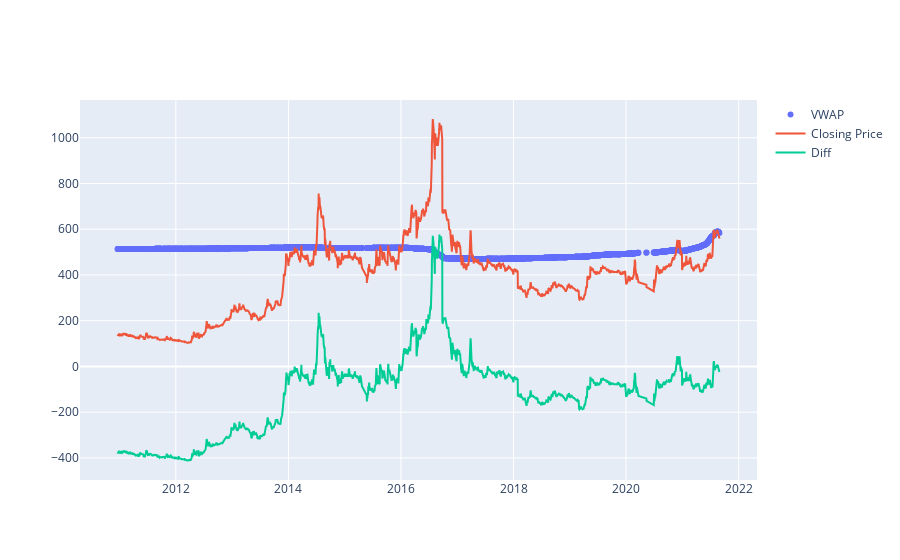

Notebook code for this chart:
### Code cell
import plotly.graph_objects as go
import numpy as np

N = 1000
t = np.linspace(0, 10, 100)
y = np.sin(t)

fig = go.Figure(data=go.Scatter(y=df_adbl['vwap'],x=df_adbl['Date'] , mode='markers',name='VWAP'))
fig.add_trace(go.Scatter(y=df_adbl['Closing Price'],x=df_adbl['Date'],mode='lines',name='Closing Price'))
fig.add_trace(go.Scatter(y=df_adbl['Closing Price']-df_adbl['vwap'],x=df_adbl['Date'],mode='lines',name='Diff'))

fig.show()

### Figure 1 — Plotly figure (JSON) as saved in the notebook; plotly's stock layout.template omitted (floating-point values rounded to 4 significant figures; data arrays with more than 128 entries replaced by an {"elided": "..."} marker saying what was removed)
{"data": [{"mode": "markers", "name": "VWAP", "type": "scatter", "x": {"elided": "2422 str values"}, "y": {"elided": "2422 float values"}}, {"mode": "lines", "name": "Closing Price", "type": "scatter", "x": {"elided": "2422 str values"}, "y": {"elided": "2422 float values"}}, {"mode": "lines", "name": "Diff", "type": "scatter", "x": {"elided": "2422 str values"}, "y": {"elided": "2422 float values"}}], "layout": {}}
